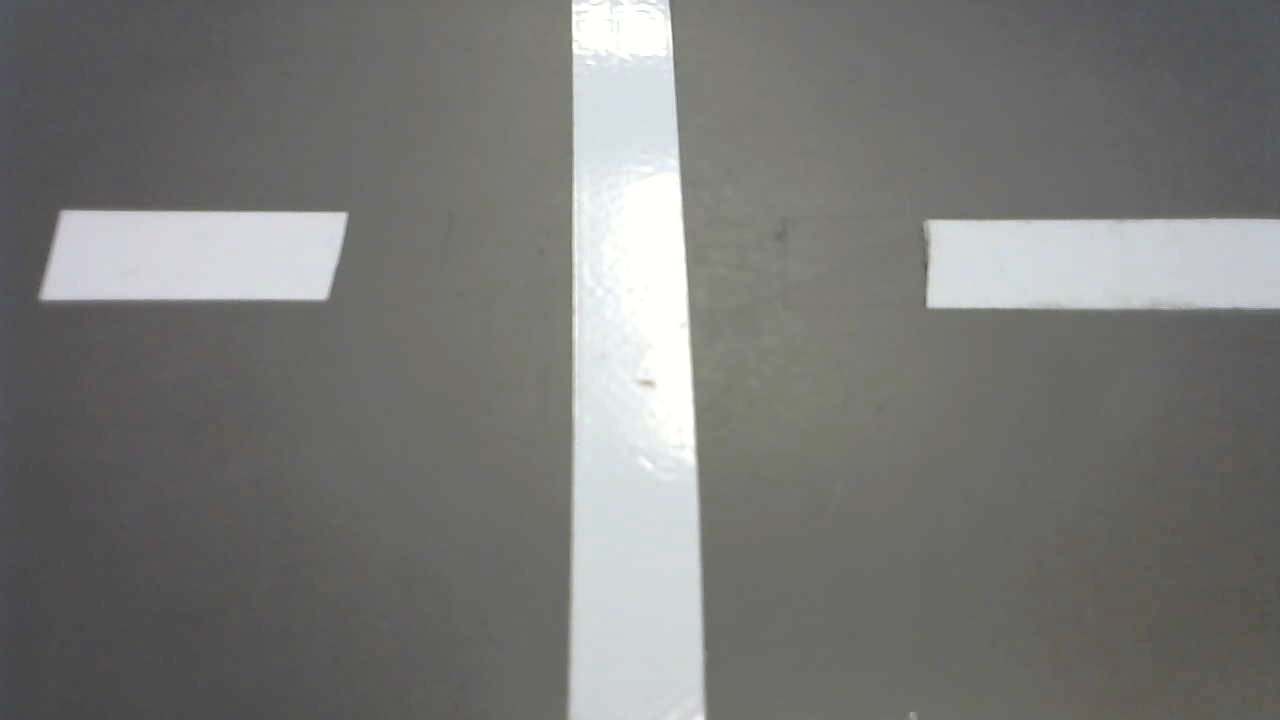
#> input picture opencv_prac/line_trace_imagedatat/WIN_20180720_07_51_54_Pro.jpg, 1280 x 720 px
$ python gray_hist.py
#> lines starting #> are read from the running program, lines starting #| are printed output that depends on the picture; after the words box and inside, x2 and y2 are one past the last pixel; in counts of white or black regions, pixels touching at a corner belong together
#-*- coding:utf-8 -*-
"""
2値化を行う
"""
import cv2
import numpy as np
from matplotlib import pyplot as plt

img = cv2.imread('./line_trace_imagedatat/WIN_20180720_07_51_54_Pro.jpg')
#> img is the input picture: shape (720, 1280, 3); mean B, G, R 118.4, 120.6, 119.9
hight = img.shape[0]
#> hight = 720
width = img.shape[1]
#> width = 1280
img = cv2.resize(img,(width/4,hight/4))
#> img: shape (180, 320, 3)

#グレースケール
img_gray = cv2.cvtColor(img, cv2.COLOR_RGB2GRAY)

histr = cv2.calcHist([img_gray],[0],None,[256],[0,256])
#> histr = 256 values, max 3052 at index 105, min 0 at index 0, mean 225
plt.plot(histr,color = 'k')
plt.show()
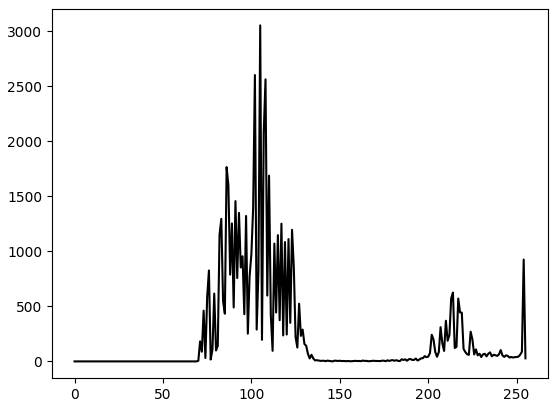
#> figure drawn by matplotlib, 1 panel; curve peaks at x = 105, y = 3052

#二値化
thresh=160 #pixelが100より大きいと1=白とする
max_pixel = 255
ret, img_dst = cv2.threshold(img_gray,thresh,max_pixel, cv2.THRESH_BINARY)
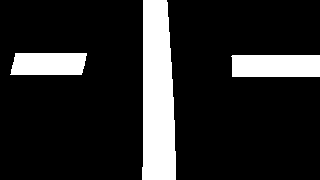
#> img_dst: shape (180, 320); 15.4% white; 3 white regions, box (x1, y1, x2, y2) and area: (142, 0, 176, 180) 5345, (231, 55, 320, 77) 1937, (10, 53, 87, 75) 1582
#> ret = 160

#cv2.imshow("gray_image",img_gray)
cv2.imshow("binarization_image",img_dst)

cv2.waitKey(0)

cv2.destroyAllWindows()

$ run again, with opencv_prac/line_trace_imagedatat/WIN_20180720_07_51_57_Pro.jpg copied over opencv_prac/line_trace_imagedatat/WIN_20180720_07_51_54_Pro.jpg
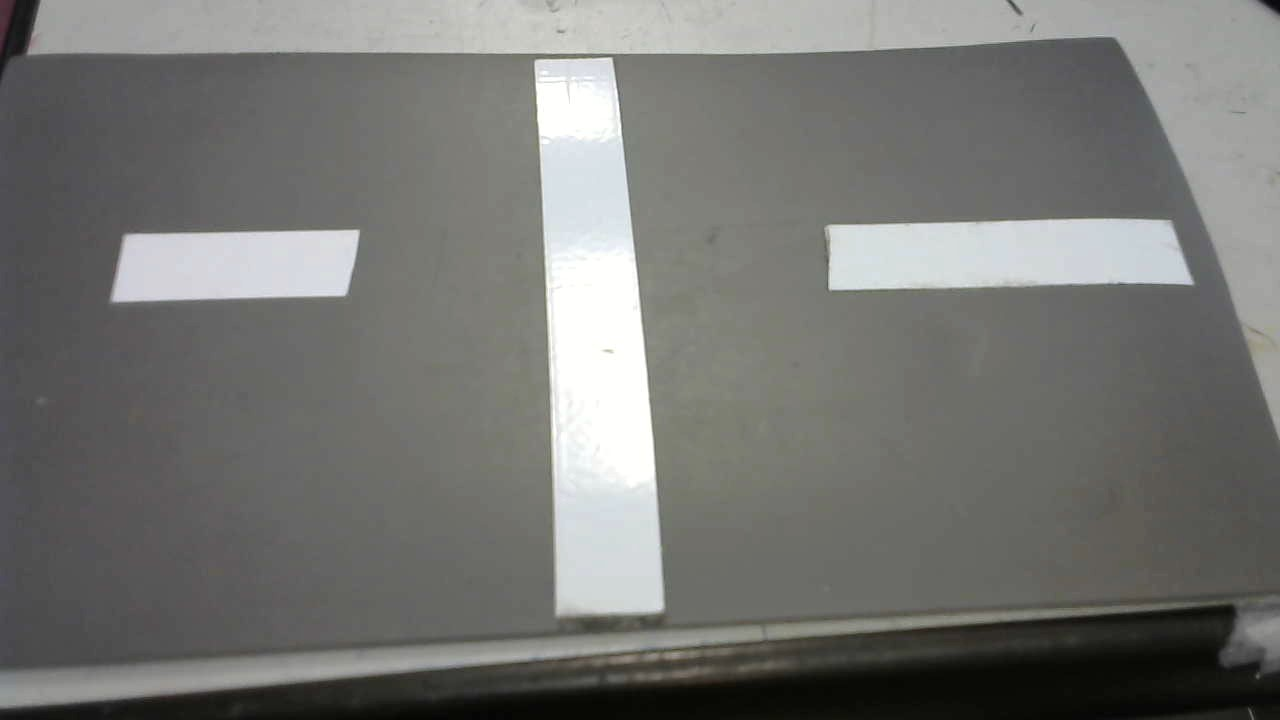
#> input picture opencv_prac/line_trace_imagedatat/WIN_20180720_07_51_57_Pro.jpg, 1280 x 720 px
#> img is the input picture: shape (720, 1280, 3); mean B, G, R 114.8, 117.7, 117.2
#> img: shape (180, 320, 3)
#> histr = 256 values, max 2125 at index 108, min 0 at index 0, mean 225
#> `plt.show()`:
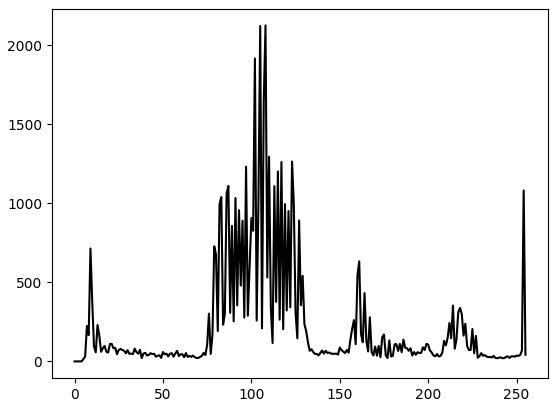
#> figure drawn by matplotlib, 1 panel; curve peaks at x = 108, y = 2125
#> `ret, img_dst = cv2.threshold(img_gray,thresh,max_pixel, cv2.THRESH_BIN..`:
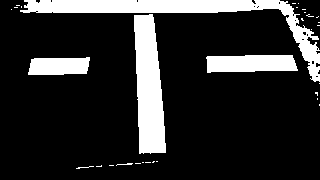
#> img_dst: shape (180, 320); 17.4% white; 32 white regions (26 under 20 px), largest, box (x1, y1, x2, y2) and area: (20, 0, 320, 82) 4183, (134, 14, 166, 154) 3289, (206, 55, 298, 73) 1431, (28, 57, 90, 75) 977, (116, 163, 133, 166) 22, (76, 166, 94, 169) 20
#> ret = 160
